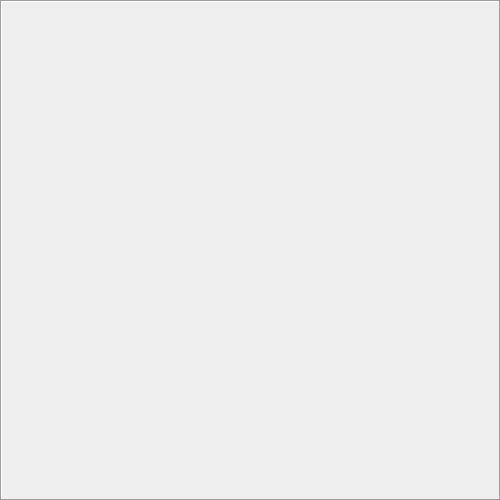
<?xml version="1.0" encoding="UTF-8"?>
<ui version="4.0">
 <class>DisplayWindow</class>
 <widget class="QWidget" name="DisplayWindow">
  <property name="geometry">
   <rect>
    <x>0</x>
    <y>0</y>
    <width>500</width>
    <height>500</height>
   </rect>
  </property>
  <property name="windowTitle">
   <string>Form</string>
  </property>
  <widget class="Line" name="line">
   <property name="geometry">
    <rect>
     <x>0</x>
     <y>0</y>
     <width>500</width>
     <height>3</height>
    </rect>
   </property>
   <property name="orientation">
    <enum>Qt::Horizontal</enum>
   </property>
  </widget>
  <widget class="Line" name="line_2">
   <property name="geometry">
    <rect>
     <x>0</x>
     <y>499</y>
     <width>500</width>
     <height>3</height>
    </rect>
   </property>
   <property name="orientation">
    <enum>Qt::Horizontal</enum>
   </property>
  </widget>
  <widget class="Line" name="line_3">
   <property name="geometry">
    <rect>
     <x>0</x>
     <y>0</y>
     <width>3</width>
     <height>500</height>
    </rect>
   </property>
   <property name="orientation">
    <enum>Qt::Vertical</enum>
   </property>
  </widget>
  <widget class="Line" name="line_4">
   <property name="geometry">
    <rect>
     <x>499</x>
     <y>0</y>
     <width>3</width>
     <height>500</height>
    </rect>
   </property>
   <property name="orientation">
    <enum>Qt::Vertical</enum>
   </property>
  </widget>
 </widget>
 <resources/>
 <connections/>
</ui>
